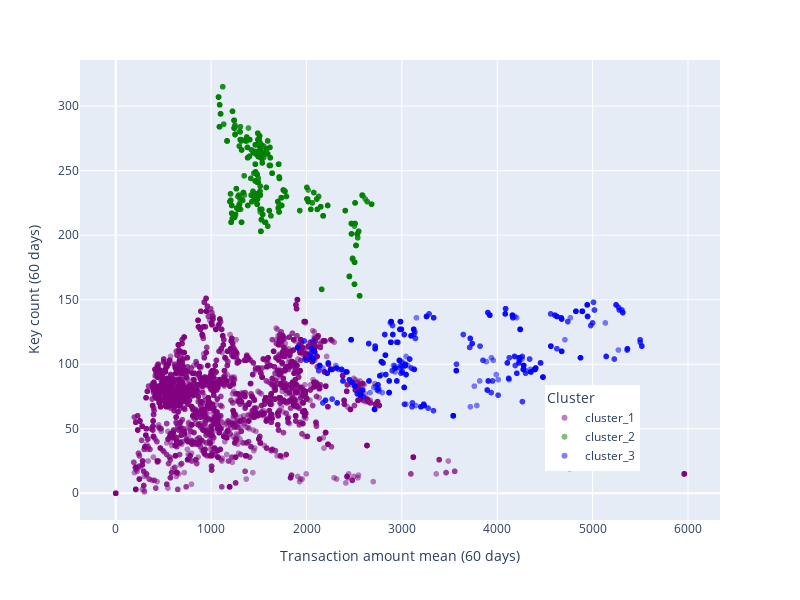

This figure's notebook cell:
### Code cell
import plotly.express as px
ordered_clusters = ['cluster_1', 'cluster_2', 'cluster_3']


fig = px.scatter(
    dataset, 
    x='mean_VALOR_TRANSACAO_60D_titular', 
    y='count_chave_60D_titular', 
    color='cluster', 
    category_orders={'cluster': ordered_clusters},  # Define a ordem da legenda
    color_discrete_map={
        "cluster_1": "purple", 
        "cluster_2": "green", 
        "cluster_3": "blue"
    },
    opacity=0.5,
    size_max=10,
    labels={
        'mean_VALOR_TRANSACAO_60D_titular': 'Transaction amount mean (60 days)',
        'count_chave_60D_titular': 'Key count (60 days)',
        'cluster': 'Cluster'
    },
    width=800,
    height=600
)

# Alterando a posição da legenda
fig.update_layout(
    legend=dict(
        x=0.8,  # Posição horizontal (0 = esquerda, 1 = direita)
        y=0.2,  # Posição vertical (0 = fundo, 1 = topo)
        xanchor='center',  # Alinhamento horizontal da legenda
        yanchor='middle',  # Alinhamento vertical da legenda
        title='Cluster'  # Título da legenda
    )
)

fig.show()

### Figure 1 — Plotly figure (JSON) as saved in the notebook; plotly's stock layout.template omitted (floating-point values rounded to 4 significant figures; data arrays with more than 128 entries replaced by an {"elided": "..."} marker saying what was removed)
{"data": [{"hovertemplate": "Cluster=cluster_1<br>Transaction amount mean (60 days)=%{x}<br>Key count (60 days)=%{y}<extra></extra>", "legendgroup": "cluster_1", "marker": {"color": "purple", "opacity": 0.5, "symbol": "circle"}, "mode": "markers", "name": "cluster_1", "showlegend": true, "type": "scattergl", "x": {"elided": "4066 float values"}, "xaxis": "x", "y": {"elided": "4066 int values"}, "yaxis": "y"}, {"hovertemplate": "Cluster=cluster_2<br>Transaction amount mean (60 days)=%{x}<br>Key count (60 days)=%{y}<extra></extra>", "legendgroup": "cluster_2", "marker": {"color": "green", "opacity": 0.5, "symbol": "circle"}, "mode": "markers", "name": "cluster_2", "showlegend": true, "type": "scattergl", "x": {"elided": "1065 float values"}, "xaxis": "x", "y": {"elided": "1065 int values"}, "yaxis": "y"}, {"hovertemplate": "Cluster=cluster_3<br>Transaction amount mean (60 days)=%{x}<br>Key count (60 days)=%{y}<extra></extra>", "legendgroup": "cluster_3", "marker": {"color": "blue", "opacity": 0.5, "symbol": "circle"}, "mode": "markers", "name": "cluster_3", "showlegend": true, "type": "scattergl", "x": {"elided": "615 float values"}, "xaxis": "x", "y": {"elided": "615 int values"}, "yaxis": "y"}], "layout": {"height": 600, "legend": {"title": {"text": "Cluster"}, "tracegroupgap": 0, "x": 0.8, "xanchor": "center", "y": 0.2, "yanchor": "middle"}, "margin": {"t": 60}, "width": 800, "xaxis": {"anchor": "y", "domain": [0, 1], "title": {"text": "Transaction amount mean (60 days)"}}, "yaxis": {"anchor": "x", "domain": [0, 1], "title": {"text": "Key count (60 days)"}}}}
